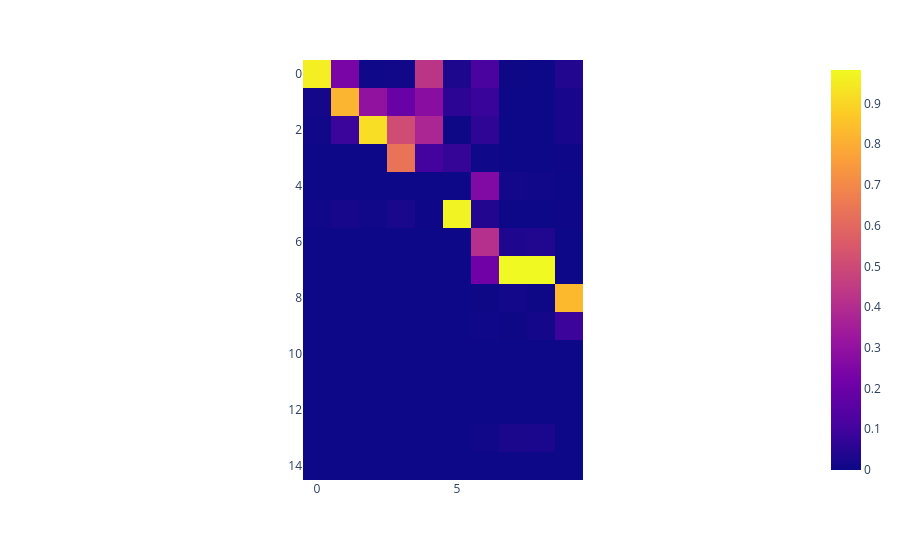

Notebook code cell kept with this figure:
### Code cell
MAC = np.zeros((Phi_id.shape[1] + 5, Phi_id.shape[1]))   # Initialize MAC matrix
for i in range(Phi_id.shape[1] + 5):                     # Index over computed modes (larger)
    for j in range(Phi_id.shape[1]):                     # Index over identified modes
        numerator = np.abs(np.conj(Phi_m[:, i]) @ Phi_id[:, j])**2
        denominator = (np.conj(Phi_m[:, i]) @ Phi_m[:, i]) * (np.conj(Phi_id[:, j]) @ Phi_id[:, j])
        MAC[i, j] = numerator / denominator

# Plot the MAC matrix: Check if the off-diagonal elements are close to zero
fig = px.imshow(MAC)
fig.show()

### Figure 1 — Plotly figure (JSON) as saved in the notebook; plotly's stock layout.template omitted (floating-point values rounded to 4 significant figures; data arrays with more than 128 entries replaced by an {"elided": "..."} marker saying what was removed)
{"data": [{"coloraxis": "coloraxis", "hovertemplate": "x: %{x}<br>y: %{y}<br>color: %{z}<extra></extra>", "name": "0", "type": "heatmap", "xaxis": "x", "yaxis": "y", "z": {"elided": "15x10 float values"}}], "layout": {"coloraxis": {"colorscale": [[0, "#0d0887"], [0.1111, "#46039f"], [0.2222, "#7201a8"], [0.3333, "#9c179e"], [0.4444, "#bd3786"], [0.5556, "#d8576b"], [0.6667, "#ed7953"], [0.7778, "#fb9f3a"], [0.8889, "#fdca26"], [1, "#f0f921"]]}, "margin": {"t": 60}, "xaxis": {"anchor": "y", "constrain": "domain", "domain": [0, 1], "scaleanchor": "y"}, "yaxis": {"anchor": "x", "autorange": "reversed", "constrain": "domain", "domain": [0, 1]}}}
